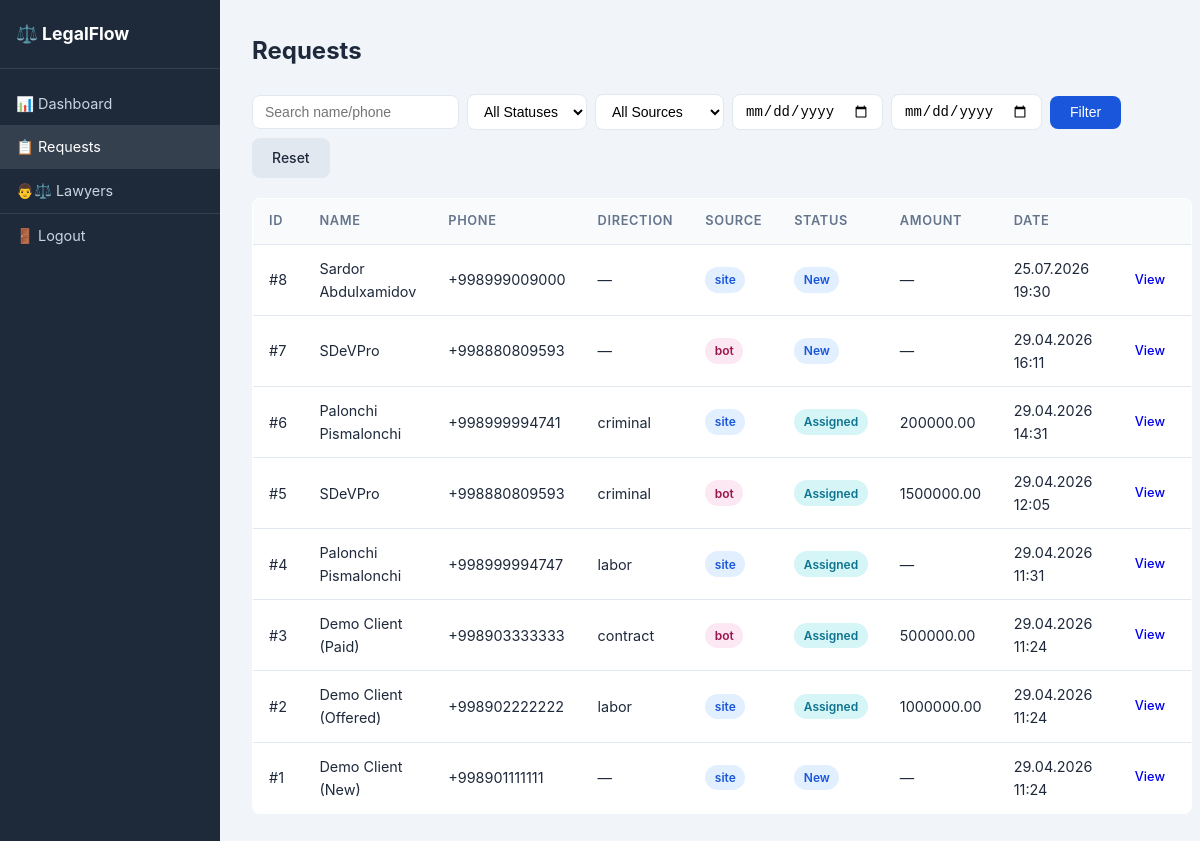
The page /admin-panel/requests/ (signed in) on the database its author committed.
### contact/models.py (models this page shows, shortened)
class Request(models.Model):
    SOURCE_SITE = 'site'
    SOURCE_BOT = 'bot'
    SOURCES = [(SOURCE_SITE, 'Site'), (SOURCE_BOT, 'Telegram Bot')]
    STATUS_NEW = 'new'
    STATUS_REVIEWING = 'reviewing'
    STATUS_OFFERED = 'offered'
    STATUS_PAID = 'paid'
    STATUS_ASSIGNED = 'assigned'
    STATUS_CLOSED = 'closed'
    STATUSES = [
        (STATUS_NEW, 'New'),
        (STATUS_REVIEWING, 'Reviewing'),
        (STATUS_OFFERED, 'Offered'),
        (STATUS_PAID, 'Paid'),
        (STATUS_ASSIGNED, 'Assigned'),
        (STATUS_CLOSED, 'Closed'),
    ]
    DIRECTIONS = [
        ('family', 'Family'),
        ('criminal', 'Criminal'),
        ('labor', 'Labor'),
        ('tax', 'Tax'),
        ('contract', 'Contract'),
        ('other', 'Other'),
    ]
    customer_name = models.CharField(max_length=200)
    phone = models.CharField(max_length=20)
    text = models.TextField()
    file = models.FileField(upload_to='requests/', blank=True, null=True)
    source = models.CharField(max_length=10, choices=SOURCES, default=SOURCE_SITE)
    telegram_chat_id = models.CharField(max_length=50, blank=True)
    date = models.DateTimeField(auto_now_add=True)
    status = models.CharField(max_length=20, choices=STATUSES, default=STATUS_NEW)
    direction = models.CharField(max_length=20, choices=DIRECTIONS, blank=True)
    total_amount = models.DecimalField(max_digits=12, decimal_places=2, null=True, blank=True)
    admin_comment = models.TextField(blank=True)
    access_token = models.UUIDField(default=uuid.uuid4, unique=True, editable=False)
    class Meta:
        ordering = ['-date']
        indexes = [
            models.Index(fields=['date']),
            models.Index(fields=['status']),
        ]

### admin_panel/views.py (the view)
    @login_required
    def wrapper(request, *args, **kwargs):
        if not request.user.is_admin():
            return redirect('/accounts/login/')
        return view_func(request, *args, **kwargs)

### accounts/models.py (called while the page is built)
    def is_admin(self):
        return self.role == self.ROLE_ADMIN

### admin_panel/views.py (called while the page is built)
def admin_required(view_func):
    @login_required
    def wrapper(request, *args, **kwargs):
        if not request.user.is_admin():
            return redirect('/accounts/login/')
        return view_func(request, *args, **kwargs)
    return wrapper

@admin_required
def requests_list(request):
    qs = Request.objects.all()
    status = request.GET.get('status')
    source = request.GET.get('source')
    date_from = request.GET.get('date_from')
    date_to = request.GET.get('date_to')
    search = request.GET.get('search', '')
    if status:
        qs = qs.filter(status=status)
    if source:
        qs = qs.filter(source=source)
    if date_from:
        qs = qs.filter(date__date__gte=date_from)
    if date_to:
        qs = qs.filter(date__date__lte=date_to)
    if search:
        qs = qs.filter(Q(customer_name__icontains=search) | Q(phone__icontains=search))
    return render(request, 'admin_panel/requests.html', {
        'requests': qs,
        'statuses': Request.STATUSES,
        'sources': Request.SOURCES,
    })

### templates/admin_panel/requests.html (shortened to what this page needs)
{% extends "admin_panel/base.html" %}
{% block nav_req %}active{% endblock %}
{% block content %}
<h1>Requests</h1>
<form method="get" class="filter-bar">
  <input type="text" name="search" placeholder="Search name/phone" value="{{ request.GET.search }}">
  <select name="status">
    <option value="">All Statuses</option>
  </select>
  <select name="source">
    <option value="">All Sources</option>
  </select>
  <input type="date" name="date_from" value="{{ request.GET.date_from }}">
  <input type="date" name="date_to" value="{{ request.GET.date_to }}">
  <button type="submit" class="btn btn-primary">Filter</button>
  <a href="/admin-panel/requests/" class="btn btn-secondary">Reset</a>
</form>
<table class="data-table">
  <thead><tr><th>ID</th><th>Name</th><th>Phone</th><th>Direction</th><th>Source</th><th>Status</th><th>Amount</th><th>Date</th><th></th></tr></thead>
  <tbody>
    {% for r in requests %}
    <tr>
      <td>#{{ r.pk }}</td>
      <td>{{ r.customer_name }}</td>
      <td>{{ r.phone }}</td>
      <td>{{ r.direction|default:"—" }}</td>
      <td><span class="badge badge-{{ r.source }}">{{ r.source }}</span></td>
      <td><span class="badge badge-{{ r.status }}">{{ r.get_status_display }}</span></td>
      <td>{{ r.total_amount|default:"—" }}</td>
      <td>{{ r.date|date:"d.m.Y H:i" }}</td>
      <td><a href="/admin-panel/requests/{{ r.pk }}/" class="btn btn-sm">View</a></td>
    </tr>
    {% empty %}
    <tr><td colspan="9" style="text-align:center;color:#999;">No requests found</td></tr>
    {% endfor %}
  </tbody>
</table>
{% endblock %}

### static/css/admin.css (style rules this page uses)
*, *::before, *::after { box-sizing: border-box; margin: 0; padding: 0; }
:root { --primary: #1a56db; --primary-dark: #1341b0; --success: #0e9f6e; --danger: #e02424; --sidebar-bg: #1e2a3a; --sidebar-text: #cbd5e1; --sidebar-active: #fff; --bg: #f1f5f9; --card-bg: #fff; --border: #e2e8f0; --text: #1e293b; --muted: #64748b; --radius: 8px; }
body { font-family: -apple-system, BlinkMacSystemFont, 'Segoe UI', sans-serif; color: var(--text); line-height: 1.6; }
.admin-body { display: flex; min-height: 100vh; background: var(--bg); }
.admin-content h1 { font-size: 1.5rem; margin-bottom: 1.5rem; }
.data-table { width: 100%; border-collapse: collapse; background: var(--card-bg); border-radius: var(--radius); overflow: hidden; border: 1px solid var(--border); }
.data-table th { background: #f8fafc; padding: .75rem 1rem; text-align: left; font-size: .8rem; font-weight: 600; color: var(--muted); text-transform: uppercase; letter-spacing: .05em; border-bottom: 1px solid var(--border); }
.data-table td { padding: .75rem 1rem; border-bottom: 1px solid var(--border); font-size: .9rem; }
.data-table tr:last-child td { border-bottom: none; }
.filter-bar { display: flex; flex-wrap: wrap; gap: .5rem; margin-bottom: 1.25rem; align-items: center; }
.filter-bar input, .filter-bar select { padding: .5rem .75rem; border: 1px solid var(--border); border-radius: var(--radius); font-size: .875rem; background: #fff; }
.btn { display: inline-block; padding: .55rem 1.25rem; border-radius: var(--radius); font-size: .875rem; font-weight: 500; cursor: pointer; border: none; text-decoration: none; transition: background .15s; }
.btn-primary { background: var(--primary); color: #fff; }
.btn-secondary { background: #e2e8f0; color: var(--text); }
.btn-sm { padding: .3rem .65rem; font-size: .8rem; }
.badge { display: inline-block; padding: .2rem .6rem; border-radius: 999px; font-size: .75rem; font-weight: 600; }
.badge-new { background: #e1effe; color: #1a56db; }
.badge-assigned { background: #d5f5f6; color: #0e7490; }
.badge-site { background: #e1effe; color: #1a56db; }
.badge-bot { background: #fce8f3; color: #99154b; }

### rows shown on the page
Request: pk "8", customer_name "Sardor Abdulxamidov", phone "+998999009000", direction "—", source "site", status "New", total_amount "—", date "25.07.2026 19:30"
Request: pk "7", customer_name "SDeVPro", phone "+998880809593", direction "—", source "bot", status "New", total_amount "—", date "29.04.2026 16:11"
Request: pk "6", customer_name "Palonchi Pismalonchi", phone "+998999994741", direction "criminal", source "site", status "Assigned", total_amount "200000.00", date "29.04.2026 14:31"
Request: pk "5", customer_name "SDeVPro", phone "+998880809593", direction "criminal", source "bot", status "Assigned", total_amount "1500000.00", date "29.04.2026 12:05"
Request: pk "4", customer_name "Palonchi Pismalonchi", phone "+998999994747", direction "labor", source "site", status "Assigned", total_amount "—", date "29.04.2026 11:31"
Request: pk "3", customer_name "Demo Client (Paid)", phone "+998903333333", direction "contract", source "bot", status "Assigned", total_amount "500000.00", date "29.04.2026 11:24"
Request: pk "2", customer_name "Demo Client (Offered)", phone "+998902222222", direction "labor", source "site", status "Assigned", total_amount "1000000.00", date "29.04.2026 11:24"
Request: pk "1", customer_name "Demo Client (New)", phone "+998901111111", direction "—", source "site", status "New", total_amount "—", date "29.04.2026 11:24"
